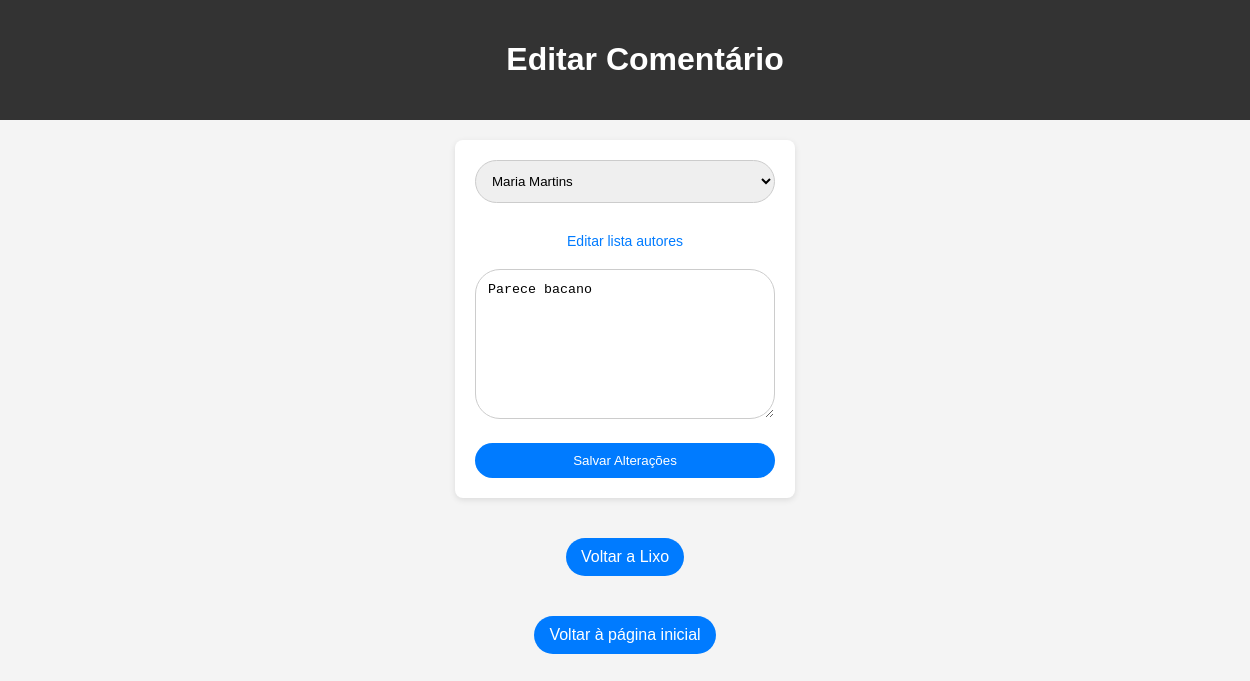
/Artigos/comentario_editar/2/ (signed in), run on the app's committed database.
### Artigos/models.py (models this page shows, shortened)
class Comentario(models.Model):
    comentario_id = models.AutoField(primary_key=True)
    comentario = models.TextField()
    artigo_id = models.ForeignKey(Artigo, on_delete=models.CASCADE)
    autor_id = models.ForeignKey(Autor, on_delete=models.CASCADE)
    data_comentario = models.DateTimeField(auto_now_add=True)

class Autor(models.Model):
    autor_id = models.AutoField(primary_key=True)
    nome = models.CharField(max_length=100)
    email = models.EmailField(max_length=100)
    bio = models.TextField(blank=True, null=True)
    data_cadastro = models.DateTimeField(auto_now_add=True)

class Artigo(models.Model):
    artigo_id = models.AutoField(primary_key=True)
    titulo = models.CharField(max_length=255)
    conteudo = models.TextField()
    autor_id = models.ForeignKey(Autor, on_delete=models.CASCADE)
    data_publicacao = models.DateTimeField(auto_now_add=True)
    visivel = models.BooleanField(default=True)

### Artigos/views.py (the view, shortened to what this page needs)
# urls.py: path('comentario_editar/<str:comentario_id>/', views.comentario_editar_view, name='comentario_editar'),
@login_required
def comentario_editar_view(request, comentario_id):
    autores = Autor.objects.all()
    comentario = get_object_or_404(Comentario, pk=comentario_id)
    context = {'comentario': comentario, 'autores': autores}
    return render(request, 'artigos/comentario_editar.html', context)

### Artigos/templates/artigos/comentario_editar.html (shortened to what this page needs)
<!DOCTYPE html>
<html lang="en">
<head>
</head>
<body>
    <header>
        <h1>Editar Comentário</h1>
    </header>
    <div class="form-container">
        <form method="POST" class="edit-profile-form">
            <select id="autor" name="autor" required>
                <option value="">{{ comentario.autor_id.nome }}</option>
            </select>
            <div class="extra-links">
                <a href="{% url 'Artigos:lista_autor' %}" class="signup-link">Editar lista autores</a>
            </div>
            <textarea id="comentario" name="comentario" placeholder="Comentario" required>{{ comentario.comentario }}</textarea>
            <button type="submit">Salvar Alterações</button>
        </form>
    </div>
        <div class="back-link">
        <a href="{% url 'Artigos:artigos_detalhes' comentario.artigo_id.artigo_id %}">Voltar a {{comentario.artigo_id.titulo}}</a>
    </div>
    <div class="back-link">
        <a href="{% url 'Artigos:lista' %}">Voltar à página inicial</a>
    </div>
</body>
</html>

### Artigos/templates/artigos/comentario_editar.html (style rules this page uses)
body { font-family: Arial, sans-serif; margin: 0; padding: 0; background-color: #f4f4f4; }
header { background-color: #333; color: #fff; padding: 20px; text-align: center; width: 100%; }
.form-container { max-width: 300px; padding: 20px; background-color: #fff; border-radius: 8px; box-shadow: 0 2px 6px rgba(0, 0, 0, 0.1); text-align: center; margin: 20px auto; }
input[type="text"], textarea, select { width: 100%; padding: 12px; margin-bottom: 20px; border: 1px solid #ccc; border-radius: 25px; box-sizing: border-box; transition: border-color 0.3s ease; }
textarea { height: 150px; resize: vertical; }
button { width: 100%; padding: 10px; background-color: #007bff; color: #fff; border: none; border-radius: 25px; cursor: pointer; transition: background-color 0.3s ease; }
.extra-links { margin-top: 10px; margin-bottom: 20px; font-size: 14px; color: #777; }
.extra-links a { color: #007bff; text-decoration: none; transition: color 0.3s ease; }
.back-link { margin: 40px 0; text-align: center; }
.back-link a { display: inline-block; padding: 10px 15px; border-radius: 25px; background-color: #007bff; color: #fff; text-decoration: none; cursor: pointer; transition: background-color 0.3s ease; }
.edit-profile-form { text-align: center; }

### data on the page
Comentario: autor "Maria Martins", comentario "Parece bacano", artigo_id.titulo "Lixo"
